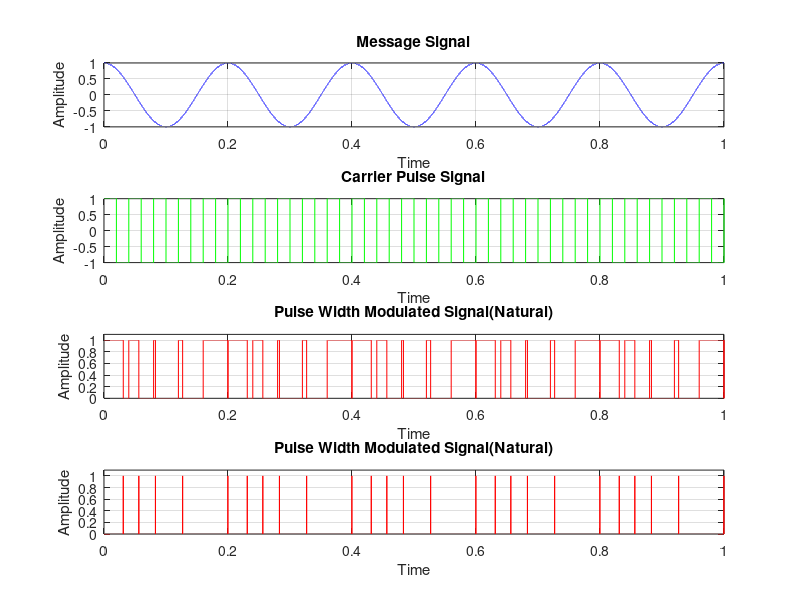

This figure's MATLAB source:
% Clear The Workspace

clc;
clearvars;


% Load Signal Package For Octave (Not Neccessary For MATLAB)

pkg load signal;


% Define Time Vector

time = 0:0.00001:1; % Resizing For Avoiding Index Error


% Generating Message Signal

message_amplitude = 1;
message_frequency = 5;

message_signal = message_amplitude .* cos(2 * pi * message_frequency * time);


% Generating Carrier Sawtooth Signal

pulse_frequency = 25;
pulse_angle = 2 * pi * pulse_frequency * time;

carrier_signal = square(pulse_angle) % Generating Square Wave As Carrier


% Generating Pulse Width Modulation Signal

s_tooth = 1.01 * message_amplitude .* sawtooth(pulse_angle);

pwm_signal = zeros(1, length(time));

for i = 1:length(time)
  if (message_signal(i) >= s_tooth(i))
    pwm_signal(i) = 1;
  else
    pwm_signal(i) = 0;
  end
  
end

% Generating Pulse Width Modulation Signal

ppm_signal = zeros(1, length(time));

for i = 1:(length(s_tooth) - 1)
  if (pwm_signal(i) == 1 && pwm_signal(i + 1) == 0)
    ppm_signal(i) = 1;
  else
    ppm_signal(i) = 0;
  end
  
 end


% Ploting Signals

subplot(4, 1, 1);
plot(time, message_signal, 'b');
title('Message Signal');
xlabel('Time');
ylabel('Amplitude');
xlim([0, 1]);
grid on;

subplot(4, 1, 2);
plot(time, carrier_signal, 'g');
title('Carrier Pulse Signal');
xlabel('Time');
ylabel('Amplitude');
xlim([0, 1]);
grid on;

subplot(4, 1, 3);
plot(time, pwm_signal, 'r');
title('Pulse Width Modulated Signal(Natural)');
xlabel('Time');
ylabel('Amplitude');
axis([0 1 0 1.1]);
grid on;

subplot(4, 1, 4);
plot(time, ppm_signal, 'r');
title('Pulse Width Modulated Signal(Natural)');
xlabel('Time');
ylabel('Amplitude');
axis([0 1 0 1.1]);
grid on;

